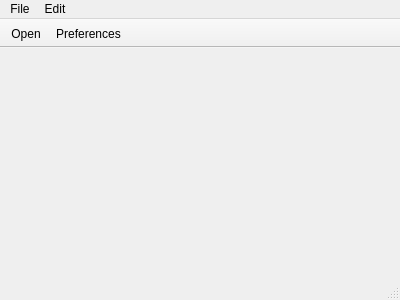
<?xml version="1.0" encoding="UTF-8"?>
<ui version="4.0">
 <class>MainWindow</class>
 <widget class="QMainWindow" name="MainWindow">
  <property name="geometry">
   <rect>
    <x>0</x>
    <y>0</y>
    <width>400</width>
    <height>300</height>
   </rect>
  </property>
  <property name="windowTitle">
   <string>Mupen GUI</string>
  </property>
  <property name="windowIcon">
   <iconset>
    <normaloff>mupengui.png</normaloff>mupengui.png</iconset>
  </property>
  <widget class="QWidget" name="centralWidget"/>
  <widget class="QMenuBar" name="menuBar">
   <property name="geometry">
    <rect>
     <x>0</x>
     <y>0</y>
     <width>400</width>
     <height>25</height>
    </rect>
   </property>
   <widget class="QMenu" name="menuFile">
    <property name="title">
     <string>File</string>
    </property>
    <addaction name="actionOpen"/>
    <addaction name="actionClose"/>
   </widget>
   <widget class="QMenu" name="menuEdit">
    <property name="title">
     <string>Edit</string>
    </property>
    <addaction name="actionPreferences"/>
   </widget>
   <addaction name="menuFile"/>
   <addaction name="menuEdit"/>
  </widget>
  <widget class="QToolBar" name="mainToolBar">
   <property name="movable">
    <bool>false</bool>
   </property>
   <attribute name="toolBarArea">
    <enum>TopToolBarArea</enum>
   </attribute>
   <attribute name="toolBarBreak">
    <bool>false</bool>
   </attribute>
   <addaction name="actionOpenT"/>
   <addaction name="actionPreferencesT"/>
  </widget>
  <widget class="QStatusBar" name="statusBar"/>
  <action name="actionOpen">
   <property name="text">
    <string>Open Rom</string>
   </property>
   <property name="shortcut">
    <string>Ctrl+O</string>
   </property>
  </action>
  <action name="actionClose">
   <property name="text">
    <string>Quit</string>
   </property>
   <property name="shortcut">
    <string>Ctrl+Q</string>
   </property>
  </action>
  <action name="actionOpenT">
   <property name="text">
    <string>Open</string>
   </property>
   <property name="toolTip">
    <string>Open Rom</string>
   </property>
  </action>
  <action name="actionPreferences">
   <property name="text">
    <string>Preferences</string>
   </property>
   <property name="shortcut">
    <string>Ctrl+P</string>
   </property>
  </action>
  <action name="actionPreferencesT">
   <property name="text">
    <string>Preferences</string>
   </property>
  </action>
 </widget>
 <layoutdefault spacing="6" margin="11"/>
 <resources/>
 <connections>
  <connection>
   <sender>actionClose</sender>
   <signal>triggered()</signal>
   <receiver>MainWindow</receiver>
   <slot>close()</slot>
   <hints>
    <hint type="sourcelabel">
     <x>-1</x>
     <y>-1</y>
    </hint>
    <hint type="destinationlabel">
     <x>199</x>
     <y>149</y>
    </hint>
   </hints>
  </connection>
 </connections>
</ui>
